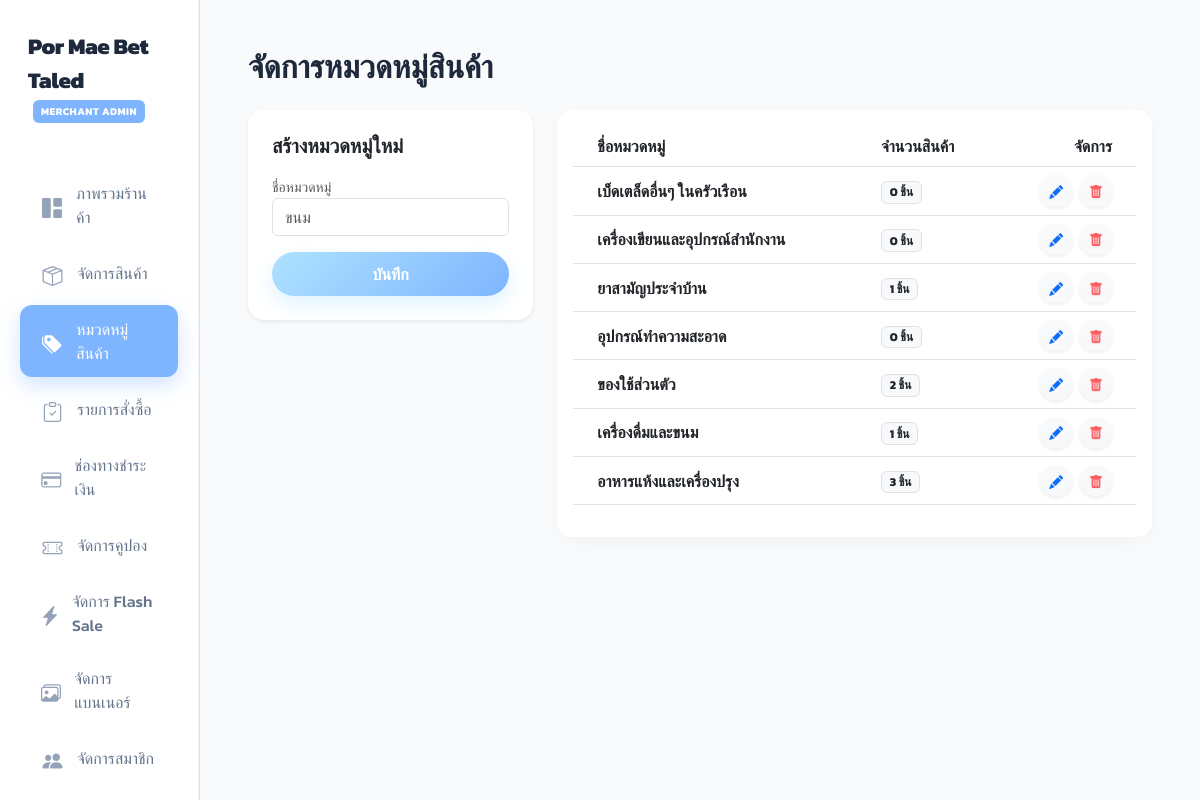
Page /admin_categories.php (signed in) on the committed database.
### tables this page shows
CREATE TABLE `categories` (
  `id` int(11) NOT NULL,
  `name` varchar(100) NOT NULL
);

### db.php (called while the page is built, shortened)
<?php
function get_csrf_token() {
    return $_SESSION['csrf_token'] ?? '';
}
?>

### admin_categories.php (the view, shortened to what this page needs)
<?php
include 'db.php';
?>
<!DOCTYPE html>
<html lang="th">
<head>
    <link href="https://cdn.jsdelivr.net/npm/bootstrap@5.3.0/dist/css/bootstrap.min.css" rel="stylesheet">
    <link rel="stylesheet" href="https://cdn.jsdelivr.net/npm/bootstrap-icons@1.11.1/font/bootstrap-icons.css">
</head>
<body>
<div class="container-fluid">
    <div class="row">
        <div class="col-md-2 p-0 border-end bg-white">
            <div class="collapse d-md-block" id="sidebarMenu">
                <div style="min-height: 100vh;">
                    <?php include 'admin_sidebar.php'; ?>
                </div>
            </div>
        </div>
        <div class="col-md-10 p-4 p-md-5">
            <h2 class="fw-bold mb-4">จัดการหมวดหมู่สินค้า</h2>
            <div class="row">
                <div class="col-md-4 mb-4">
                    <div class="card border-0 shadow-sm rounded-4 p-4">
                        <h5 class="fw-bold mb-3">สร้างหมวดหมู่ใหม่</h5>
                        <form id="add-cat-form" method="POST" onsubmit="submitAddCat(event)">
                            <div class="mb-3">
                                <label class="text-muted small">ชื่อหมวดหมู่</label>
                                <input type="text" name="cat_name" id="add_cat_name" class="form-control" placeholder="ขนม" required>
                            </div>
                            <button type="submit" name="add_cat" class="btn btn-gradient w-100 rounded-pill">บันทึก</button>
                        </form>
                    </div>
                </div>
                <div class="col-md-8">
                    <div class="card table-card p-3">
                        <div class="table-responsive">
                            <table class="table align-middle table-hover">
                                <thead class="bg-light">
                                    <tr>
                                        <th class="ps-4">ชื่อหมวดหมู่</th>
                                        <th>จำนวนสินค้า</th>
                                        <th class="text-end pe-4">จัดการ</th>
                                    </tr>
                                </thead>
                                <tbody id="categories-tbody">
                                    <?php
                                    $res = mysqli_query($conn, "SELECT c.*, (SELECT COUNT(*) FROM products p WHERE p.category_id = c.id) as prod_count FROM categories c ORDER BY c.id DESC");
                                    if(mysqli_num_rows($res) > 0): while($row = mysqli_fetch_assoc($res)):
                                    ?>
                                    <tr id="cat-row-<?= $row['id'] ?>" class="category-row d-none d-md-table-row">
                                        <td class="ps-4 fw-bold cat-name-td"><?= htmlspecialchars($row['name']) ?></td>
                                        <td><span class="badge bg-light text-dark border"><?= $row['prod_count'] ?> ชิ้น</span></td>
                                        <td class="text-end pe-4">
                                            <button onclick="editCat(<?= $row['id'] ?>, '<?= htmlspecialchars($row['name'], ENT_QUOTES) ?>')" class="btn btn-light text-primary btn-sm rounded-circle shadow-sm me-1" data-bs-toggle="modal" data-bs-target="#editModal"><i class="bi bi-pencil-fill"></i></button>
                                            <button onclick="confirmDelete(<?= $row['id'] ?>, '<?= htmlspecialchars($row['name'], ENT_QUOTES) ?>', '<?= get_csrf_token() ?>')" class="btn btn-light btn-sm text-danger rounded-circle shadow-sm"><i class="bi bi-trash-fill"></i></button>
                                        </td>
                                    </tr>
                                    <?php endwhile; else: ?>
                                        <tr id="no-cats-placeholder"><td colspan="3" class="text-center py-4 text-muted">ยังไม่มีหมวดหมู่</td></tr>
                                    <?php endif; ?>
                                </tbody>
                            </table>
                        </div>
                    </div>
                </div>
            </div>
        </div>
    </div>
</div>
</body>
</html>

### style.css (style rules this page uses)
:root { --blue-main: #AEE2FF; --blue-hover: #7FB5FF; --blue-dark: #1d4ed8; --blue-light: #F0F8FF; --slate-dark: #1E293B; --slate-medium: #475569; --slate-light: #F8FAFC; --text-primary: #1E293B; --text-secondary: #64748B; --radius-sm: 8px; --radius-md: 16px; --radius-lg: 24px; --shadow-sm: 0 4px 10px rgba(174, 226, 255, 0.08), 0 2px 4px rgba(174, 226, 255, 0.08); --shadow-md: 0 10px 25px -5px rgba(174, 226, 255, 0.15), 0 8px 10px -6px rgba(174, 226, 255, 0.15); --shadow-lg: 0 20px 40px -10px rgba(127, 181, 255, 0.22); --shadow-hover: 0 25px 50px -12px rgba(127, 181, 255, 0.35); --transition-smooth: all 0.3s cubic-bezier(0.4, 0, 0.2, 1); }
body, button, input, select, textarea, .form-control, .btn, .modal-title, .card-title, h1, h2, h3, h4, h5, h6 { font-family: 'Kanit', 'Outfit', sans-serif !important; }
.bi, [class^="bi-"], [class*=" bi-"] { font-family: bootstrap-icons !important; }
body { color: var(--text-primary); background-color: var(--slate-light); overflow-x: hidden; animation: pageFadeIn 0.25s cubic-bezier(0.16, 1, 0.3, 1) forwards; }
.btn-gradient { background: linear-gradient(135deg, var(--blue-main) 0%, var(--blue-hover) 100%) !important; color: #fff !important; font-weight: 600; border: none !important; border-radius: 50px !important; padding: 10px 28px !important; box-shadow: 0 8px 20px rgba(174, 226, 255, 0.4) !important; transition: var(--transition-smooth) !important; }
body { transition: background-color 0.3s ease, color 0.3s ease; }
.bi, [class^="bi-"], [class*=" bi-"] { font-family: bootstrap-icons !important; vertical-align: -0.125em; display: inline-block; transition: transform 0.2s cubic-bezier(0.34, 1.56, 0.64, 1), color 0.2s ease; }
.bi-trash, .bi-trash-fill, .bi-trash3, .bi-trash3-fill { color: #ff5e62 !important; }

### admin_categories.php (style rules this page uses)
body { font-family: 'Kanit'; background: #f8f9fa; }
.table-card { border: none; border-radius: 15px; box-shadow: 0 5px 15px rgba(0,0,0,0.03); background: white; overflow: hidden; }
.btn-gradient { background: linear-gradient(135deg, #AEE2FF 0%, #7FB5FF 100%); color: white; border: none; }
.category-row { transition: all 0.3s ease; }

### admin_sidebar.php (style rules this page uses)
@media (min-width: 768px) { #sidebarMenu { position: sticky !important; top: 0 !important; height: 100vh !important; overflow-y: auto !important; z-index: 1000 !important; } }

### rows in the picture
categories: name "เบ็ดเตล็ดอื่นๆ ในครัวเรือน", prod_count "0"
categories: name "เครื่องเขียนและอุปกรณ์สำนักงาน", prod_count "0"
categories: name "ยาสามัญประจำบ้าน", prod_count "1"
categories: name "อุปกรณ์ทำความสะอาด", prod_count "0"
categories: name "ของใช้ส่วนตัว", prod_count "2"
categories: name "เครื่องดื่มและขนม", prod_count "1"
categories: name "อาหารแห้งและเครื่องปรุง", prod_count "3"
